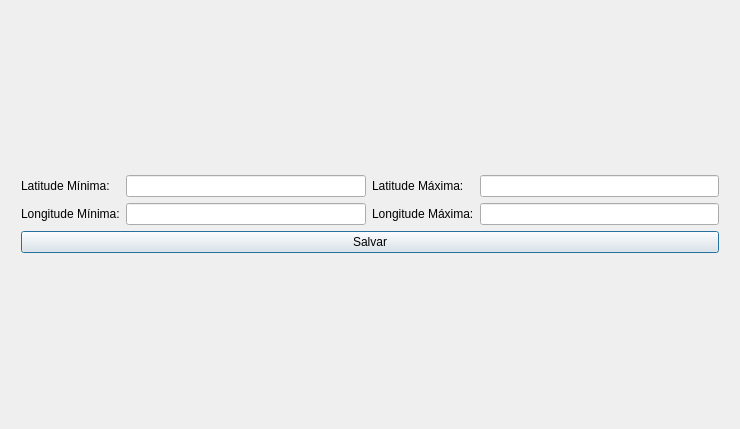
<?xml version="1.0" encoding="UTF-8"?>
<ui version="4.0">
 <class>Dialog</class>
 <widget class="QDialog" name="Dialog">
  <property name="geometry">
   <rect>
    <x>0</x>
    <y>0</y>
    <width>740</width>
    <height>429</height>
   </rect>
  </property>
  <property name="windowTitle">
   <string>Dialog</string>
  </property>
  <layout class="QGridLayout" name="gridLayout">
   <item row="0" column="0">
    <layout class="QVBoxLayout" name="lay_principal" stretch="1,1">
     <property name="leftMargin">
      <number>10</number>
     </property>
     <property name="topMargin">
      <number>10</number>
     </property>
     <property name="rightMargin">
      <number>10</number>
     </property>
     <property name="bottomMargin">
      <number>10</number>
     </property>
     <item>
      <layout class="QGridLayout" name="gridLayout_2">
       <item row="2" column="4">
        <widget class="QLineEdit" name="add_long_max"/>
       </item>
       <item row="2" column="3">
        <widget class="QLabel" name="long_max">
         <property name="text">
          <string>Longitude Máxima:</string>
         </property>
        </widget>
       </item>
       <item row="2" column="0">
        <widget class="QLabel" name="long_min">
         <property name="text">
          <string>Longitude Mínima:</string>
         </property>
        </widget>
       </item>
       <item row="0" column="4">
        <widget class="QLineEdit" name="add_lat_max"/>
       </item>
       <item row="0" column="0">
        <widget class="QLabel" name="lat_min">
         <property name="text">
          <string>Latitude Mínima:</string>
         </property>
        </widget>
       </item>
       <item row="2" column="2">
        <widget class="QLineEdit" name="add_long_min"/>
       </item>
       <item row="0" column="2">
        <widget class="QLineEdit" name="add_lat_min"/>
       </item>
       <item row="0" column="3">
        <widget class="QLabel" name="lat_max">
         <property name="text">
          <string>Latitude Máxima:</string>
         </property>
        </widget>
       </item>
      </layout>
     </item>
     <item>
      <widget class="QPushButton" name="save">
       <property name="text">
        <string>Salvar</string>
       </property>
      </widget>
     </item>
    </layout>
   </item>
  </layout>
 </widget>
 <resources/>
 <connections>
  <connection>
   <sender>save</sender>
   <signal>clicked()</signal>
   <receiver>Dialog</receiver>
   <slot>salvar()</slot>
   <hints>
    <hint type="sourcelabel">
     <x>231</x>
     <y>386</y>
    </hint>
    <hint type="destinationlabel">
     <x>255</x>
     <y>165</y>
    </hint>
   </hints>
  </connection>
 </connections>
 <slots>
  <slot>fornece_pixel()</slot>
  <slot>fornece_coordenadas()</slot>
  <slot>salvar()</slot>
 </slots>
</ui>
